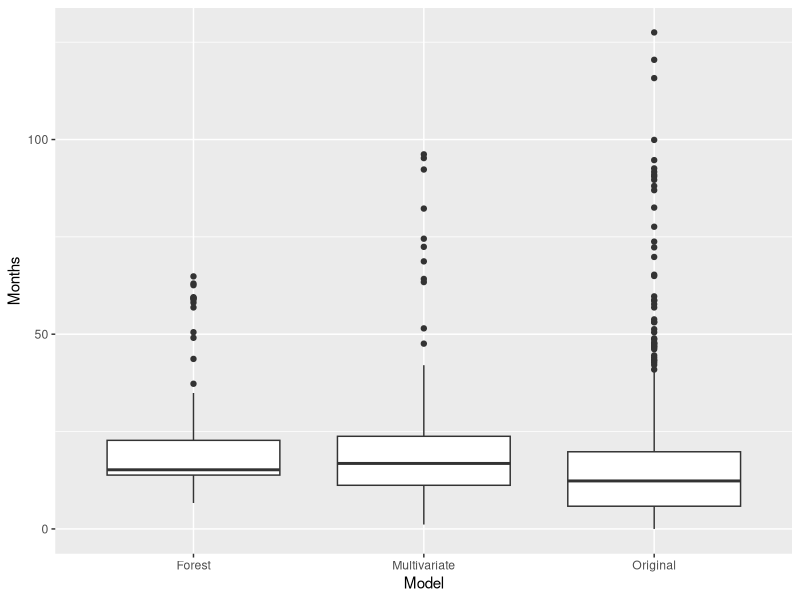

Write the R code that produced this figure.
library(ggplot2)
# Basic box plot

setwd("/Users/johnlin/github/gbm_ml/")

gbm_data <- read.csv("final_predictions.csv")

plot_1 <- ggplot(data = gbm_data, mapping = aes(x = Model, y = Months))
plot_1 + geom_boxplot()


# mse_data <- read.csv("final_mse.csv")

# plot_2 <- ggplot(data = mse_data, mapping = aes(x = Model, y = MSE))
# plot_2 + geom_boxplot()
